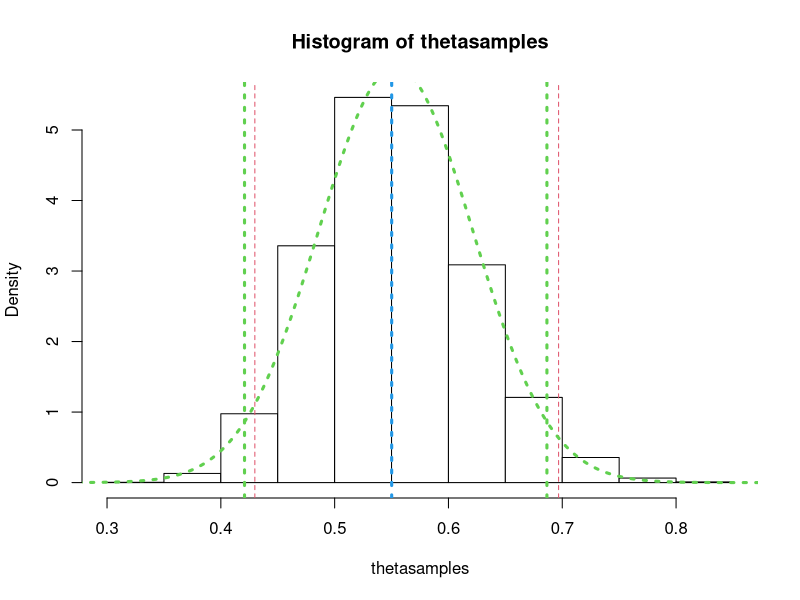
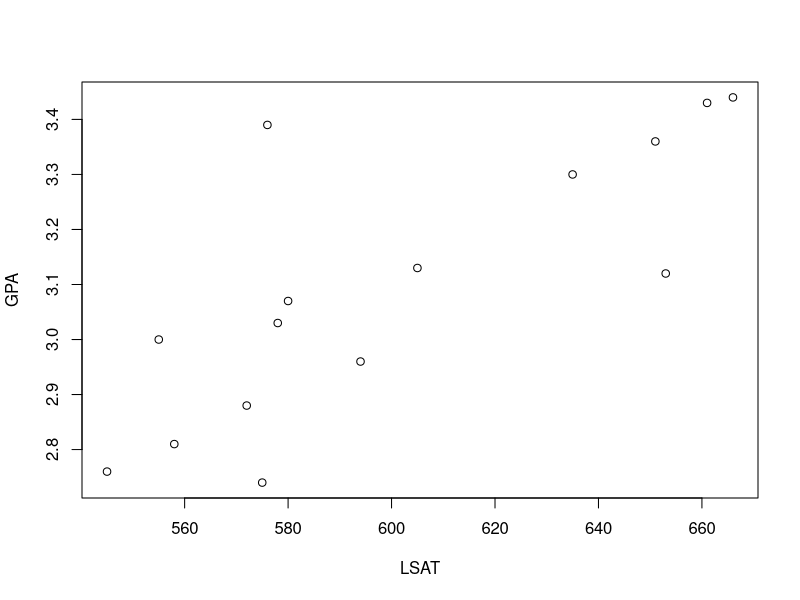
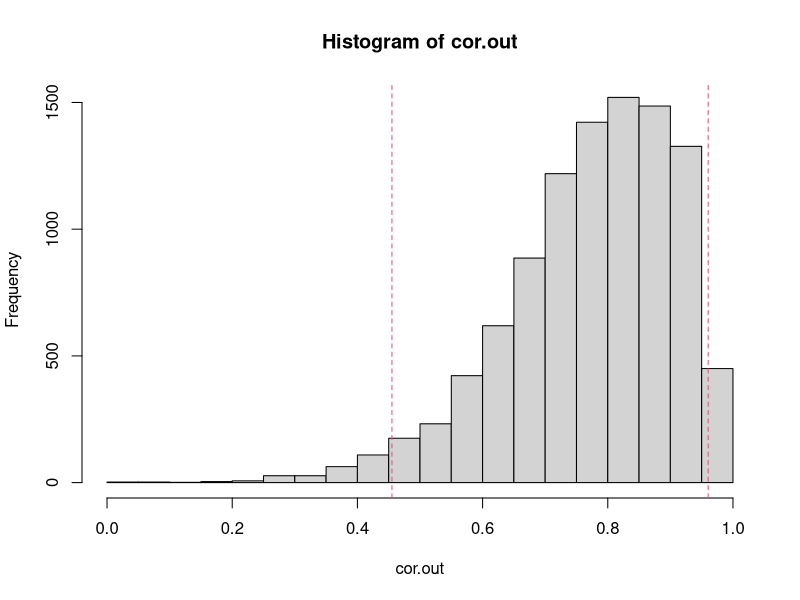
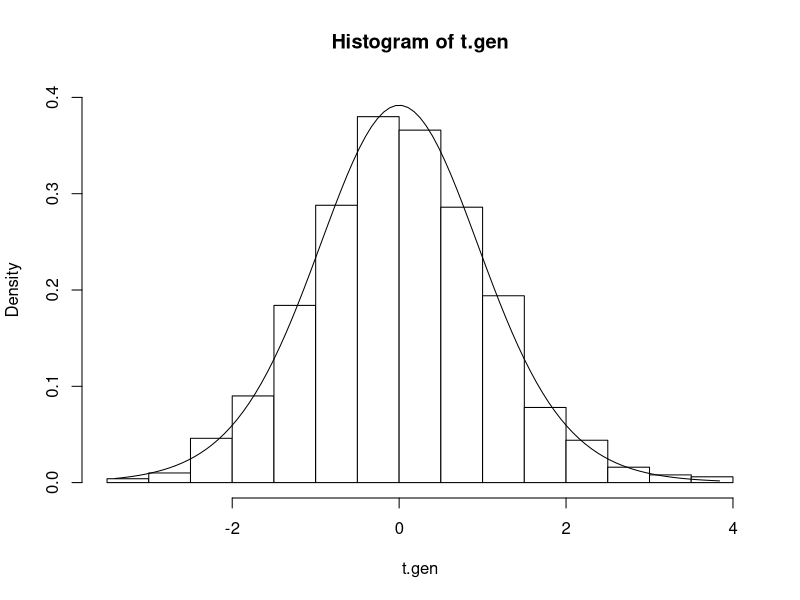
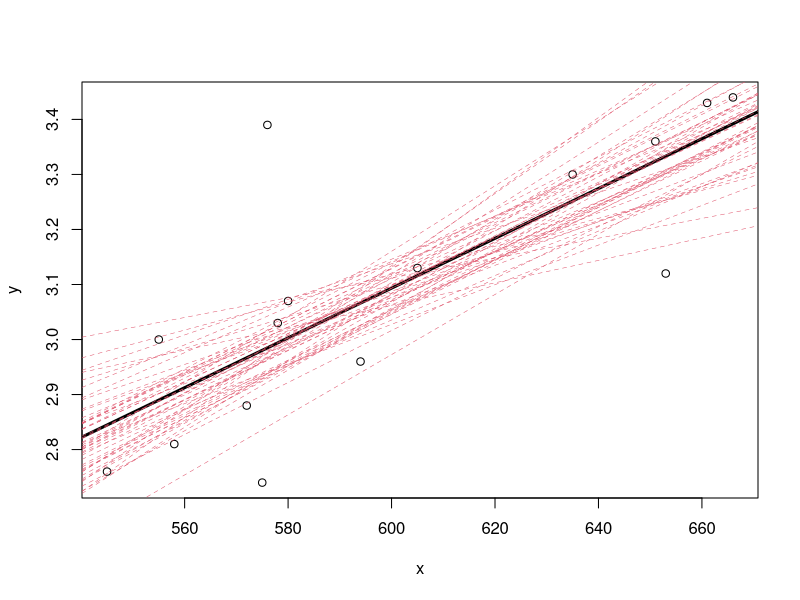

Write R code to recreate these figures, in order.
# 2019
#############################################
# Heart attack example
#############################################

(theta.obs <- (104/11037)/(189/11034))


boot<-function(n){
  r1<-rbinom(n,11037,0.00942) #aspirin
  r2<-rbinom(n,11034,0.0171) #placebo
  thetahat<-(r1/11037)/(r2/11034)
  return(thetahat)
}
# run boot function
thetasamples <- boot(10000)

hist(thetasamples,prob=T,col=0) 
(qtheta <- quantile(thetasamples,c(0.025,0.975)))

abline(v=qtheta, col=2, lty=2)
abline(v=theta.obs, col=4, lty=3, lwd=3)

# Or calculate with Gaussian approximation 
# estimate standard error
se = sd(thetasamples)
theta.obs+1.96*se
theta.obs-1.96*se

x<- seq(0,1,0.001)
lines(x, dnorm(x, mean(thetasamples), se), col=3, lty=3, lwd=3)
# Gaussian approximation looks good
abline(v =mean(thetasamples)+1.96*se, col=3, lty=3 , lwd=3)
abline(v =mean(thetasamples)-1.96*se, col=3, lty=3 , lwd=3)



#####################################
# Law Schools non-parametric

x<-c(576,635,558,578,666,580,555,661,651,605,653,575,545,572,594)
y<-c(3.39,3.3,2.81,3.03,3.44,3.07,3,3.43,3.36,3.13,3.12,2.74,2.76,2.88,2.96)    
plot(x,y, xlab='LSAT', ylab='GPA')

bootse<-function(n,x,y){
  nx<-length(x)
  bootcor<-rep(0,n)
  for(i in 1:n){
    index<-sample(c(1:nx),replace=T)
    bootcor[i]<-cor(x[index],y[index])
  }
  return(bootcor)  
}

cor.out <- bootse(10000, x, y)
hist(cor.out)

# 95% CI
(qcor <- quantile(cor.out,c(0.025,0.975)))
abline(v=qcor, col=2, lty=2)

# estimated standard error
(se = sd(cor.out))
# use Normal approximation to calculate 95% CI
cor(x,y) + 1.96*se
cor(x,y) - 1.96*se




##############################################
# Mice survival times


treatment<-c(94,197,16,38,99,141,23)
control<-c(52,104,146,10,50,31,40,27,46)

t.test(treatment,control,alternative="greater",var.equal=T)

boot.test<-function(x,y,n){
  alldata<-c(x,y)
  nx<-length(x)
  ny<-length(y)
  
  t.gen<-rep(0,n)
  for(i in 1:n){
    newx<-sample(alldata,nx,replace=T)
    newy<-sample(alldata,ny,replace=T)
    t.gen[i]<-t.test(newx,newy,alternative="greater",var.equal=T)$statistic
  }
  return(t.gen)  
}

t.gen <- boot.test(treatment,control,1000)

hist(t.gen,col=0,prob=T,ylim=c(0,0.4))
z<-seq(from=min(t.gen),to=max(t.gen),length=100)
lines(z,dt(z,14))
mean( t.gen >= t.test(treatment,control,alternative="greater",var.equal=T)$statistic)



##########################################################################
## LSAT EXAMPLE
## - example of model based resampling


x<-c(576,635,558,578,666,580,555,661,651,605,653,575,545,572,594)
y<-c(3.39,3.3,2.81,3.03,3.44,3.07,3,3.43,3.36,3.13,3.12,2.74,2.76,2.88,2.96)    

modelBasedBoot <- function(n){
  fit <- lm(y~x)
  resids <- resid(fit)  
  coefs <- coef(fit)
  fits.boot <- list()
  
  for(i in 1:n){
    yboot <- coefs[1]+coefs[2]*x+sample(resids, replace=TRUE)
    fits.boot[[i]] <- lm(yboot ~ x)
  }
  return(fits.boot)
}

bootstrap.fits <- modelBasedBoot(100)
bootstrap.coefs <- sapply(modelBasedBoot(10), function(x) coef(x))

fit <- lm(y~x)
apply(bootstrap.coefs,1, sd)
summary(fit)

plot(x,y)
abline(fit, lwd=3)

for(i in 1:50){
  abline(bootstrap.fits[[i]], col=2, lty=2, lwd=0.5)
}


